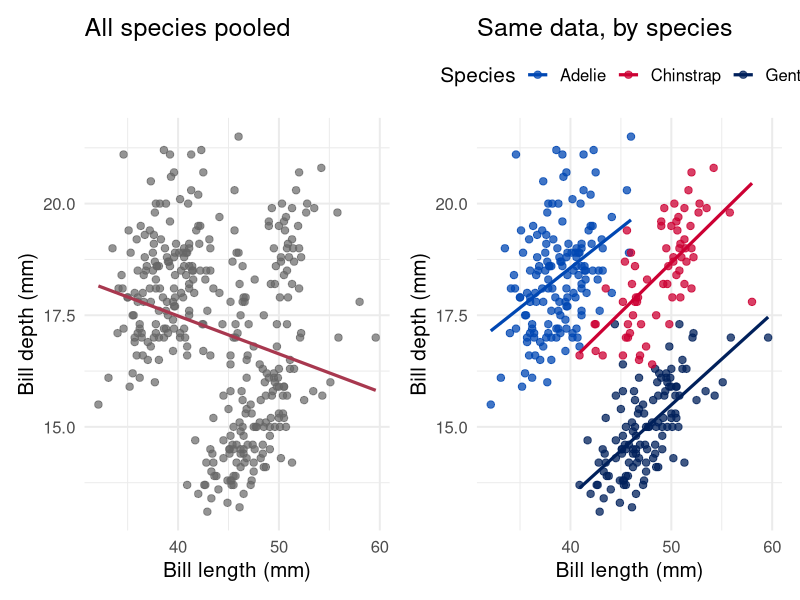

This chart was generated by the following R code:
## ---- chunk 1
#| label: setup
#| include: false
library(tidyverse)
library(palmerpenguins)
library(patchwork)

penguins2 <- penguins |>
  select(species, bill_length_mm, bill_depth_mm) |>
  drop_na()

overall_mod <- lm(bill_depth_mm ~ bill_length_mm, data = penguins2)
species_mod <- lm(bill_depth_mm ~ bill_length_mm + species, data = penguins2)
# Signed, fixed-precision so the two halves of the headline stat are
# typographically parallel (e.g. "-0.09 -> +0.20", not "-0.09 -> +0.2").
overall_slope <- sprintf("%+.2f", coef(overall_mod)[["bill_length_mm"]])
species_slope <- sprintf("%+.2f", coef(species_mod)[["bill_length_mm"]])
overall_r <- cor(penguins2$bill_length_mm, penguins2$bill_depth_mm)
by_species_r <- penguins2 |>
  group_by(species) |>
  summarise(r = cor(bill_length_mm, bill_depth_mm), n = n())

p_pooled <- ggplot(penguins2, aes(bill_length_mm, bill_depth_mm)) +
  geom_point(size = 2.2, color = "#666666", alpha = 0.7) +
  geom_smooth(method = "lm", formula = y ~ x, se = FALSE,
              color = "#A8384F", linewidth = 1.1) +
  labs(x = "Bill length (mm)", y = "Bill depth (mm)",
       title = "All species pooled") +
  theme_minimal(base_size = 15)

p_species <- ggplot(penguins2, aes(bill_length_mm, bill_depth_mm, color = species)) +
  geom_point(size = 2.2, alpha = 0.75) +
  geom_smooth(method = "lm", formula = y ~ x, se = FALSE, linewidth = 1.1) +
  scale_color_manual(values = c("#0047B3", "#CC0033", "#00205B")) +
  labs(x = "Bill length (mm)", y = "Bill depth (mm)",
       title = "Same data, by species", color = "Species") +
  theme_minimal(base_size = 15) +
  theme(legend.position = "top")

# Rendered once here so both the HTML and print figures draw from the
# same objects.
evidence_plot <- p_pooled | p_species
## ---- chunk 2
#| label: fig-simpson-before-after
#| fig-cap: "Pooling across species (left) suggests bill depth decreases with bill length. Looking within each species (right) shows the opposite: bill depth increases with bill length in every species."
#| echo: false
#| out-width: "20in"
#| fig-width: 14
#| fig-height: 6.5
evidence_plot
## ---- chunk 3
#| label: tbl-by-species-cards
#| tbl-cap: "Within-species correlation between bill length and bill depth is positive for all three species."
#| echo: false
by_species_r |>
  mutate(r = round(r, 2)) |>
  knitr::kable(col.names = c("Species", "Correlation (r)", "n"))
